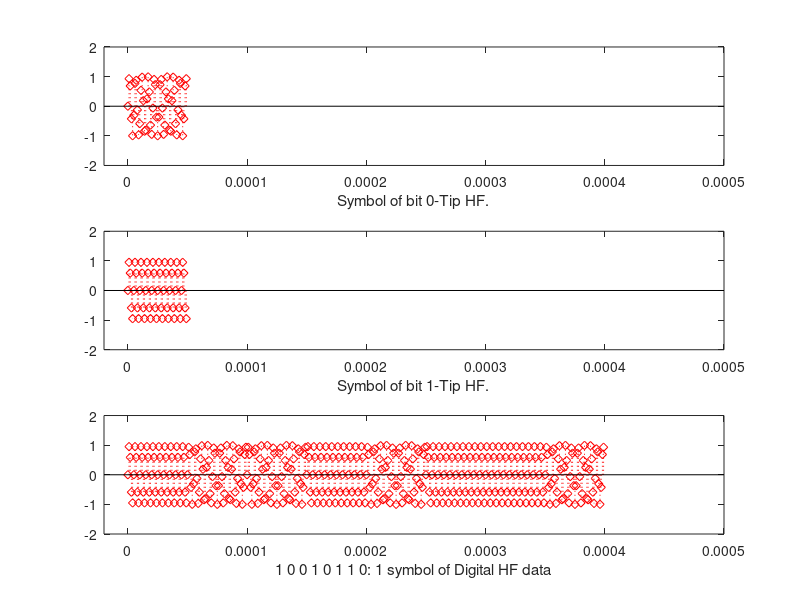
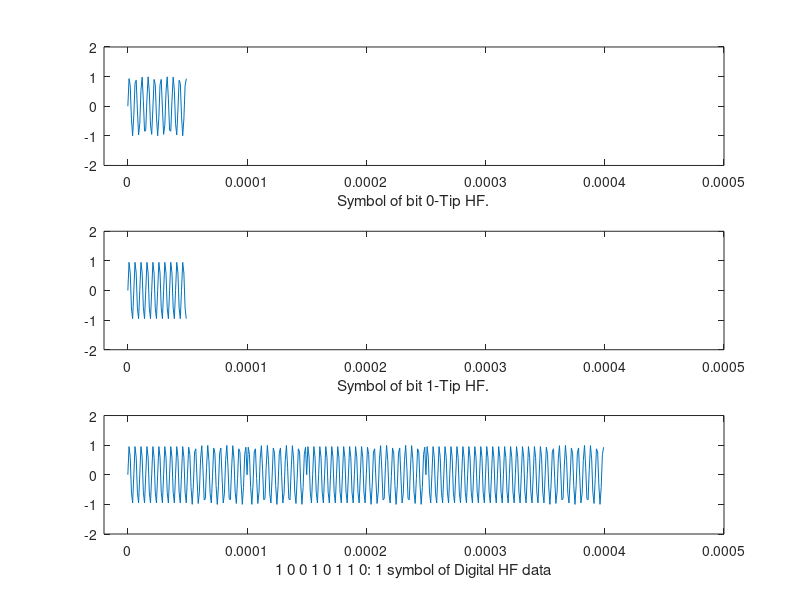

The MATLAB script that drew these images, in order:
%mducng/SoC/D2/G2touch
clc;
clear;
close all;
%%%%%%%%%%%%%%%%%%%%%%%%%%%%%%%%%%%%%%%%%%%%%%%%%%%%%%%%%%%%%%%%%%%%%%%%%%%
f0HF                =  190000;              % 0-Tip Digital HF             
f1HF                =  200000;              % 1-Tip Digital HF
Fs                  =  1000000;             % Sampling freq
sps                 =  400;                 % # samples per symbol
ns                  =  0:(sps/8-1);         % Vector of samples
%%%%%%%%%%%%%%%%%%%%%%%%%%%%%%%%%%%%%%%%%%%%%%%%%%%%%%%%%%%%%%%%%%%%%%%%%%%
SymbolZero          =  sin(2*pi*ns*f0HF/Fs);
SymbolOne           =  sin(2*pi*ns*f1HF/Fs);
SymbolBlank         =  0*SymbolZero;
%%%%%%%%%%%%%%%%%%%%%%%%%%%%%%%%%%%%%%%%%%%%%%%%%%%%%%%%%%%%%%%%%%%%%%%%%%%
AllZerosSymbols     = SymbolZero;
AllOnesSymbols      = SymbolOne;
%%%%%%%%%%%%%%%%%%%%%%%%%%%%%%%%%%%%%%%%%%%%%%%%%%%%%%%%%%%%%%%%%%%%%%%%%%%
receivedSignal      = [SymbolOne,SymbolZero,SymbolZero,SymbolOne,...
                                SymbolZero,SymbolOne,SymbolOne,SymbolZero];
%%%%%%%%%%%%%%%%%%%%%%%%%%%%%%%%%%%%%%%%%%%%%%%%%%%%%%%%%%%%%%%%%%%%%%%%%%%
tS                  = (0:length(SymbolZero)-1)*1/Fs;    % t symbol
tR                  = (0:length(receivedSignal)-1)*1/Fs;% t received frame
%%%%%%%%%%%%%%%%%%%%%%%%%%%%%%%%%%%%%%%%%%%%%%%%%%%%%%%%%%%%%%%%%%%%%%%%%%%
figure(1)
subplot(3,1,1);
stem(tS,SymbolZero,':diamondr')
%plot(tS,SymbolZero)
xlabel("Symbol of bit 0-Tip HF.");
axis([-20*1/Fs 500*1/Fs -2 2]);
%%%%%%%%%%%%%%
subplot(3,1,2);
stem(tS,SymbolOne,':diamondr')
%plot(tS,SymbolOne)
xlabel("Symbol of bit 1-Tip HF.");
axis([-20*1/Fs 500*1/Fs -2 2]);
%%%%%%%%%%%%%%
subplot(3,1,3);
stem(tR,receivedSignal,':diamondr')
%plot(tR,receivedSignal)
xlabel("1 0 0 1 0 1 1 0: 1 symbol of Digital HF data");
axis([-20*1/Fs 500*1/Fs -2 2]);
figure(2)
subplot(3,1,1);
%stem(tS,SymbolZero,':diamondr')
plot(tS,SymbolZero)
xlabel("Symbol of bit 0-Tip HF.");
axis([-20*1/Fs 500*1/Fs -2 2]);
%%%%%%%%%%%%%%
subplot(3,1,2);
%stem(tS,SymbolOne,':diamondr')
plot(tS,SymbolOne)
xlabel("Symbol of bit 1-Tip HF.");
axis([-20*1/Fs 500*1/Fs -2 2]);
%%%%%%%%%%%%%%
subplot(3,1,3);
%stem(tR,receivedSignal,':diamondr')
plot(tR,receivedSignal)
xlabel("1 0 0 1 0 1 1 0: 1 symbol of Digital HF data");
axis([-20*1/Fs 500*1/Fs -2 2]);